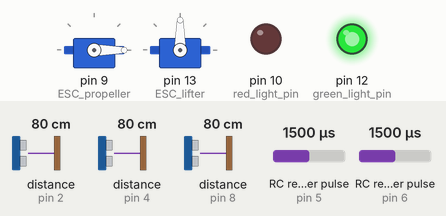
Bench run of a sketch on a simulated Arduino Uno, built with avr-gcc and run on an emulated ATmega328P. Shown: 2 × servo, output pins drawn as LEDs (lit = HIGH). Wiring (inferred from the names in the program): 3 × ultrasonic range finder: trigger pin 3, echo pin 2 / trigger pin 7, echo pin 4 / trigger pin 11, echo pin 8; 2 × RC receiver channel: data pin 5 / data pin 6. The test bench sets the inputs (shaded band); at power-on: distance to the obstacle (sensors on pin 2, pin 4, pin 8) 80 cm, RC receiver pulse (sensors on pin 6, pin 5) 1500 µs. The echo pulse lasts 58.3 µs per cm; pins used as bus, display or sensor lines are not drawn; what the sketch prints to the serial monitor is not drawn.

Above: at 1.2 s.
1.3 s: distance to the obstacle (sensor on pin 2) set to 32 cm
2.8 s: distance to the obstacle (sensor on pin 2) set to 26 cm
At 3.1 s:
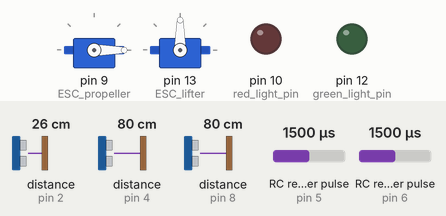
4.3 s: RC receiver pulse (sensor on pin 6) set to 1020 µs
At 5.6 s:
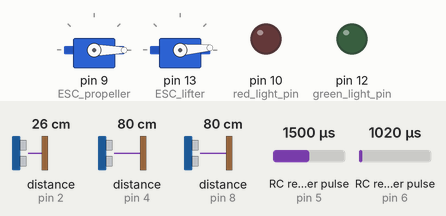
6.1 s: distance to the obstacle (sensor on pin 4) set to 23 cm
7.6 s: distance to the obstacle (sensor on pin 4) set to 19 cm
At 7.9 s:
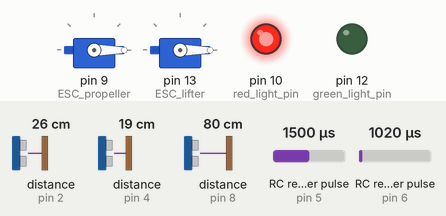
9.1 s: distance to the obstacle (sensor on pin 4) set to 35 cm
At 11.1 s:
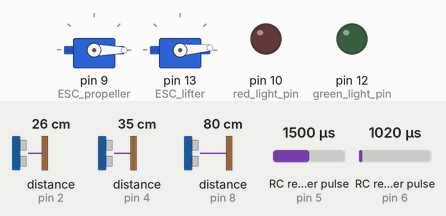
Timing chart, 0 to 12.3 s (numbered marks = the images above; inputs shaded):
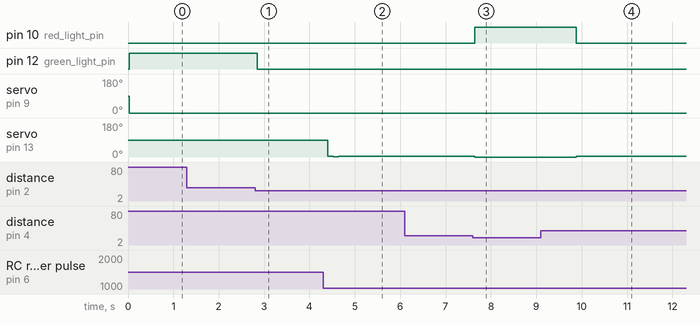

The sketch:

Hovercraft_Receiver.ino
```cpp
/* This code serves for the BU ME461 Team 11's Smart Mini-Hovercraft senior design project.
It functions to remote control the hovercraft with FS-i6X and remote controller and FS-iA6B channel receiver.
It also let the hovercraft be able to use the ultrasonar sensor array to detect obstacles
and conduct certain actions when it detects obstacles. It also includes a RGB light to indicate
the safety level of current position. Written by Chuwei Chen | 2021 | chenchuw@bu.edu
Reference:
https://medium.com/@werneckpaiva/how-to-read-rc-receiver-signal-with-arduino-54e0447f6c3f
https://create.arduino.cc/projecthub/muhammad-aqib/arduino-rgb-led-tutorial-fc003e
*/

#include <Servo.h>

// Channel 1: Servo (Not implemented here), Channel 2: Propeller, Channel 3: Lifter
#define CH2 5 // Propeller
#define CH3 6 // Lifter

const int Trigger_Front = 11; // Trigger Pin of Ultrasonic Sensor
const int Echo_Front = 8; // Echo Pin of Ultrasonic Sensor
const int Trigger_Left =7;
const int Echo_Left = 4;
const int Trigger_Right = 3;
const int Echo_Right = 2;

int red_light_pin= 10;
int green_light_pin = 12;
int blue_light_pin = 0;

Servo ESC_propeller;
Servo ESC_lifter; // Under construction!

// Read the number of a given channel and convert to the range provided.
// If the channel is off, return the default value
int readChannel(int channelInput, int minLimit, int maxLimit, int defaultValue){
  int ch = pulseIn(channelInput, HIGH, 30000);
  if (ch < 100) return defaultValue;
  return map(ch, 1000, 2000, minLimit, maxLimit);
}

void setup(){
  Serial.begin(115200);
  ESC_propeller.attach(9,1000,2000);
  ESC_lifter.attach(13,1000,2000);
  pinMode(CH2, INPUT);
  pinMode(CH3, INPUT);
}

int ch2Value, ch3Value, ch2speed, ch3speed;

void loop() {
  // Sensors
  long duration_front, cm_front, duration_left, cm_left, duration_right, cm_right;
   // Front sensor
   pinMode(Trigger_Front, OUTPUT);
   digitalWrite(Trigger_Front, LOW);
   delayMicroseconds(2);
   digitalWrite(Trigger_Front, HIGH);
   delayMicroseconds(10);
   digitalWrite(Trigger_Front, LOW);
   pinMode(Echo_Front, INPUT);
   duration_front = pulseIn(Echo_Front, HIGH);
   cm_front = ms_to_cm(duration_front);

   // Left sensor
   pinMode(Trigger_Left, OUTPUT);
   digitalWrite(Trigger_Left, LOW);
   delayMicroseconds(2);
   digitalWrite(Trigger_Left, HIGH);
   delayMicroseconds(10);
   digitalWrite(Trigger_Left, LOW);
   pinMode(Echo_Left, INPUT);
   duration_left = pulseIn(Echo_Left, HIGH);
   cm_left = ms_to_cm(duration_left);

   // Right sensor
   pinMode(Trigger_Right, OUTPUT);
   digitalWrite(Trigger_Right, LOW);
   delayMicroseconds(2);
   digitalWrite(Trigger_Right, HIGH);
   delayMicroseconds(10);
   digitalWrite(Trigger_Right, LOW);
   pinMode(Echo_Right, INPUT);
   duration_right = pulseIn(Echo_Right, HIGH);
   cm_right = ms_to_cm(duration_right);

   Serial.print("Front sensor: ");
   Serial.print(cm_front);
   Serial.print("cm     ");
   Serial.print("Left sensor: ");
   Serial.print(cm_left);
   Serial.print("cm     ");
   Serial.print("Right sensor: ");
   Serial.print(cm_right);
   Serial.print("cm     ");

  // ESCs
  ch2Value = readChannel(CH2, 0, 100, 0);
  ch3Value = readChannel(CH3, 0, 100, 0);
//  if (ch2Value < 50)
//    ch2Value = 50;
  ch2speed = map(ch2Value, 50, 100, 1000, 2000); // 50(middle joystick), 100 (top joystick), 1000 (0 speed), 2000 (max speed)
  ch3speed = map(ch3Value, 0, 100, 1000, 2000); // 0(bottom joystick), 100(top joystick).

  // Important variables here: cm_front,cm_left,cm_right, ESC_lifter, ESC_propeller

  // Determine current situation: var=1 all green, var=2 one or more blue, var=3 one or more red.
  // Green(safe): nothing ahead, Blue(careful): something in between 20-30cm, Red(warning): something in 20cm.
  int varr = 0;
  // Nothing around:
  if (cm_front >= 30 and cm_left >= 30 and cm_right >= 30) varr = 1;
  // Be careful:
  else if (cm_front >= 20 && cm_left >= 20 && cm_right >= 20 && cm_front < 30) varr = 2;
  else if (cm_front >= 20 && cm_left >= 20 && cm_right >= 20 && cm_left < 30) varr = 2;
  else if (cm_front >= 20 && cm_left >= 20 && cm_right >= 20 && cm_right < 30) varr = 2;
  else if (cm_front >= 20 && cm_left >= 20 && cm_right >= 20 && cm_front < 30 && cm_left < 30) varr = 2;
  else if (cm_front >= 20 && cm_left >= 20 && cm_right >= 20 && cm_front < 30 && cm_right < 30) varr = 2;
  else if (cm_front >= 20 && cm_left >= 20 && cm_right >= 20 && cm_right < 30 && cm_left < 30) varr = 2;
  else if (cm_front >= 20 && cm_left >= 20 && cm_right >= 20 && cm_right < 30 && cm_left < 30 && cm_front < 30) varr = 2;
  // Too close:
  else varr = 3;


  // Obstacle-detected Decision Making && Remote Control
  // Green: do nothing, Blue: do nothing, Red: brake and delay 1s for user lowering speed.
  switch (varr) {
  case 1:
    RGB_color(0,255,0);
    ESC_lifter.write(ch3speed);
    if(ch2speed > 990)
      ESC_propeller.write(ch2speed);
    break;

  case 2:
    RGB_color(0,0,255);
    ESC_lifter.write(ch3speed);
    if(ch2speed > 990)
      ESC_propeller.write(ch2speed);
    break;

   case 3:
    RGB_color(255,0,0);
    ESC_lifter.write(1000);
    if(ch2speed > 990)
      ESC_propeller.write(1000);
    delay(1000); // Delay 1second for user to lower the speed
    break;

    default:
    ESC_lifter.write(ch3speed);
    if(ch2speed > 990)
      ESC_propeller.write(ch2speed);
    break;
  }

  Serial.print((int)varr);
  Serial.print(" Ch2: ");
  Serial.print(ch2Value);
  Serial.print(" Propeller Speed: ");
  Serial.print(ch2speed);
  Serial.print(" Ch3: ");
  Serial.print(ch3Value);
  Serial.print(" Lifter Speed: ");
  Serial.print(ch3speed);
  Serial.print('\n');
  delay(100);
}

long ms_to_cm(long microseconds) {
   return microseconds / 29 / 2;
}

void RGB_color(int red, int green, int blue)
 {
  analogWrite(red_light_pin, red);
  analogWrite(green_light_pin, green);
  analogWrite(blue_light_pin, blue);
}
```

Measured:
- the behaviour switches between 30 and 29 cm on distance to the obstacle (sensor on pin 2) (found by bisection; images 0 and 1)
- the behaviour switches between 21 and 20 cm on distance to the obstacle (sensor on pin 4) (found by bisection; images 2 and 3)
- after the input at 1.3 s, every drawn part: stays the same
- after the input at 2.8 s, pin 12 (green_light_pin): HIGH → LOW at once
- after the input at 4.3 s, servo on pin 13 (ESC_lifter): 90° → 4° after 0.10 s, → 2° 0.12 s later, → 4° 0.12 s later
- after the input at 6.1 s, every drawn part: stays the same
- after the input at 7.6 s, pin 10 (red_light_pin): LOW → HIGH at once; servo on pin 13 (ESC_lifter): 4° → 0° at once
- after the input at 9.1 s, pin 10 (red_light_pin): HIGH → LOW after 0.78 s; servo on pin 13 (ESC_lifter): 0° → 4° after 0.78 s
